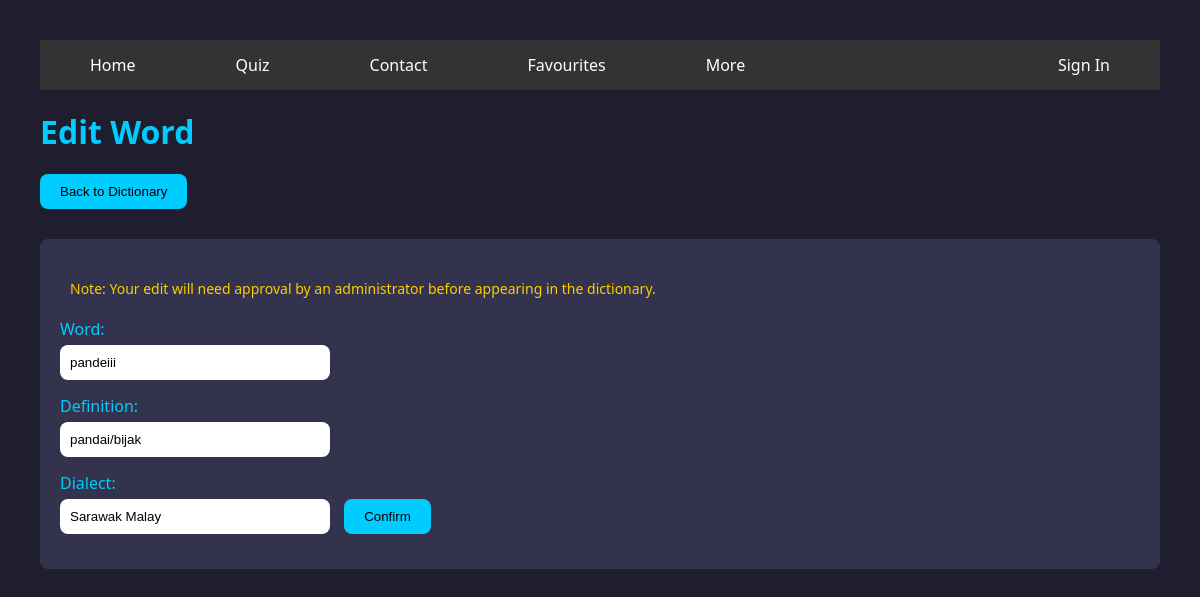
Before: /edit/4 with the older database file.
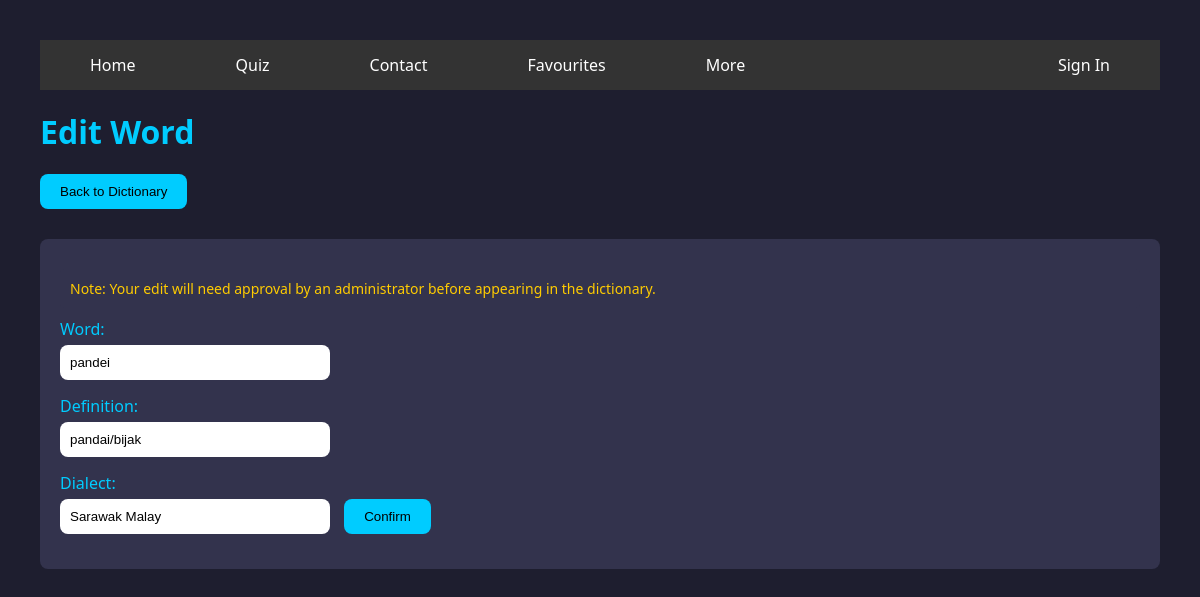
After: the same page with the newer database file.
### tables this page shows
CREATE TABLE "words" (
	"id"	INTEGER,
	"word"	TEXT,
	"definition"	TEXT,
	"dialect"	TEXT,
	"approved"	INTEGER,
	PRIMARY KEY("id")
);

### app.py (the view)
@app.route('/edit/<int:word_id>', methods=['GET'])
def edit(word_id):
    conn = sqlite3.connect('sarawak_dictionary.db')
    cursor = conn.cursor()
    cursor.execute("SELECT id, word, definition, dialect FROM words WHERE id = ?", (word_id,))
    word = cursor.fetchone()
    conn.close()
    if not word:
        flash('Entri tidak dijumpai')
        return redirect(url_for('index'))
    is_admin_user = is_admin()
    return render_template('edit.html', word=word, is_admin=is_admin_user)

### app.py (called while the page is built, shortened)
def is_admin():
    if not session.get('logged_in'):
        return False

### templates/edit.html (shortened to what this page needs)
<!DOCTYPE html>
<html>
<head>
</head>
<body>
    <ul class="nav">
        <li><a href="/">Home</a></li>
        <li><a href="#quiz">Quiz</a></li>
        <li><a href="#contact">Contact</a></li>
        <li><a href="#favourites">Favourites</a></li>
        <li><a href="#more">More</a></li>
        {% if session.get('logged_in') %}
        <li class="right">
            <a href="/logout">Logout ({{ session.get('username') }}{% if is_admin %} <span class="admin-badge">Admin</span>{% endif %})</a>
        </li>
        {% if is_admin %}
        <li class="right">
            <a href="/admin">Admin Panel</a>
        </li>
        {% endif %}
        {% else %}
        <li class="right">
            <a href="/login">Sign In</a>
        </li>
        {% endif %}
    </ul>
    <h1>Edit Word</h1>
    <a href="/"><button class="back-btn">Back to Dictionary</button></a>
    <div class="edit-form">
        {% if not is_admin %}
        <div class="approval-notice">
            Note: Your edit will need approval by an administrator before appearing in the dictionary.
        </div>
        {% endif %}
        <form method="POST" action="/update">
            <label for="word">Word:</label>
            <input type="text" id="word" name="word" value="{{ word[1] }}" required>
            <label for="definition">Definition:</label>
            <input type="text" id="definition" name="definition" value="{{ word[2] }}" required>
            <label for="dialect">Dialect:</label>
            <input type="text" id="dialect" name="dialect" value="{{ word[3] }}" required>
            <button type="submit">Confirm</button>
        </form>
    </div>
</body>
</html>

Changed rows visible on the page:
changed words "pandai/bijak": word "pandeiii" → "pandei"
